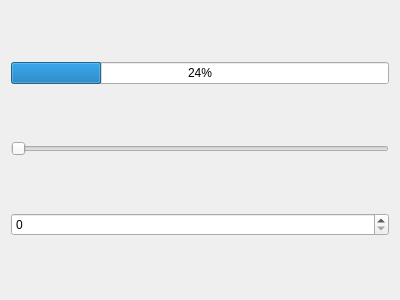
<?xml version="1.0" encoding="UTF-8"?>
<ui version="4.0">
 <class>Widget</class>
 <widget class="QWidget" name="Widget">
  <property name="geometry">
   <rect>
    <x>0</x>
    <y>0</y>
    <width>400</width>
    <height>300</height>
   </rect>
  </property>
  <property name="windowTitle">
   <string>Widget</string>
  </property>
  <layout class="QVBoxLayout" name="verticalLayout">
   <item>
    <widget class="QProgressBar" name="progressBar">
     <property name="value">
      <number>24</number>
     </property>
    </widget>
   </item>
   <item>
    <widget class="QSlider" name="horizontalSlider">
     <property name="maximum">
      <number>100</number>
     </property>
     <property name="orientation">
      <enum>Qt::Horizontal</enum>
     </property>
    </widget>
   </item>
   <item>
    <widget class="QSpinBox" name="spinBox">
     <property name="maximum">
      <number>100</number>
     </property>
    </widget>
   </item>
  </layout>
 </widget>
 <layoutdefault spacing="6" margin="11"/>
 <resources/>
 <connections>
  <connection>
   <sender>horizontalSlider</sender>
   <signal>valueChanged(int)</signal>
   <receiver>progressBar</receiver>
   <slot>setValue(int)</slot>
   <hints>
    <hint type="sourcelabel">
     <x>140</x>
     <y>143</y>
    </hint>
    <hint type="destinationlabel">
     <x>150</x>
     <y>75</y>
    </hint>
   </hints>
  </connection>
  <connection>
   <sender>horizontalSlider</sender>
   <signal>valueChanged(int)</signal>
   <receiver>spinBox</receiver>
   <slot>setValue(int)</slot>
   <hints>
    <hint type="sourcelabel">
     <x>203</x>
     <y>144</y>
    </hint>
    <hint type="destinationlabel">
     <x>206</x>
     <y>228</y>
    </hint>
   </hints>
  </connection>
  <connection>
   <sender>spinBox</sender>
   <signal>valueChanged(int)</signal>
   <receiver>horizontalSlider</receiver>
   <slot>setValue(int)</slot>
   <hints>
    <hint type="sourcelabel">
     <x>283</x>
     <y>221</y>
    </hint>
    <hint type="destinationlabel">
     <x>283</x>
     <y>151</y>
    </hint>
   </hints>
  </connection>
 </connections>
</ui>
